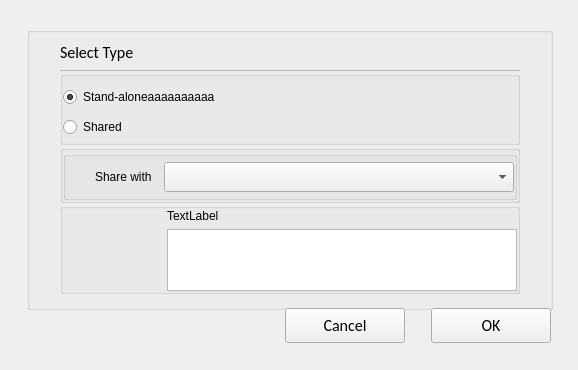
<?xml version="1.0" encoding="UTF-8"?>
<ui version="4.0">
 <class>C_SdNdeDataPoolSelectorAddWidget</class>
 <widget class="QWidget" name="C_SdNdeDataPoolSelectorAddWidget">
  <property name="geometry">
   <rect>
    <x>0</x>
    <y>0</y>
    <width>578</width>
    <height>370</height>
   </rect>
  </property>
  <property name="sizePolicy">
   <sizepolicy hsizetype="Fixed" vsizetype="Fixed">
    <horstretch>0</horstretch>
    <verstretch>0</verstretch>
   </sizepolicy>
  </property>
  <property name="minimumSize">
   <size>
    <width>573</width>
    <height>370</height>
   </size>
  </property>
  <property name="maximumSize">
   <size>
    <width>578</width>
    <height>394</height>
   </size>
  </property>
  <property name="windowTitle">
   <string>C_SdNdeDataPoolSelectorAddWidget</string>
  </property>
  <layout class="QVBoxLayout" name="verticalLayout" stretch="0,0,0,1">
   <property name="leftMargin">
    <number>27</number>
   </property>
   <property name="topMargin">
    <number>27</number>
   </property>
   <property name="rightMargin">
    <number>27</number>
   </property>
   <property name="bottomMargin">
    <number>0</number>
   </property>
   <item>
    <widget class="stw_opensyde_gui_elements::C_OgeGbx" name="pc_GroupBoxConfig">
     <property name="title">
      <string/>
     </property>
     <layout class="QHBoxLayout" name="horizontalLayout_4">
      <property name="sizeConstraint">
       <enum>QLayout::SetMinimumSize</enum>
      </property>
      <property name="leftMargin">
       <number>30</number>
      </property>
      <property name="rightMargin">
       <number>30</number>
      </property>
      <property name="bottomMargin">
       <number>13</number>
      </property>
      <item>
       <layout class="QVBoxLayout" name="verticalLayout_7">
        <item>
         <layout class="QHBoxLayout" name="horizontalLayout_14">
          <property name="spacing">
           <number>0</number>
          </property>
          <item>
           <widget class="stw_opensyde_gui_elements::C_OgeLabHeadingGroupBold" name="pc_LabelHeading">
            <property name="font">
             <font>
              <family>Calibri</family>
              <pointsize>12</pointsize>
             </font>
            </property>
            <property name="text">
             <string>Select Type</string>
            </property>
           </widget>
          </item>
          <item>
           <spacer name="horizontalSpacer_14">
            <property name="orientation">
             <enum>Qt::Horizontal</enum>
            </property>
            <property name="sizeType">
             <enum>QSizePolicy::Expanding</enum>
            </property>
            <property name="sizeHint" stdset="0">
             <size>
              <width>40</width>
              <height>20</height>
             </size>
            </property>
           </spacer>
          </item>
         </layout>
        </item>
        <item>
         <layout class="QHBoxLayout" name="horizontalLayout_6">
          <item>
           <layout class="QVBoxLayout" name="verticalLayout_5" stretch="0,0,0,1">
            <property name="spacing">
             <number>0</number>
            </property>
            <item>
             <layout class="QHBoxLayout" name="horizontalLayout_20" stretch="1">
              <property name="spacing">
               <number>0</number>
              </property>
              <property name="topMargin">
               <number>1</number>
              </property>
              <property name="bottomMargin">
               <number>0</number>
              </property>
              <item>
               <widget class="stw_opensyde_gui_elements::C_OgeFrameSeparator" name="frame_2">
                <property name="minimumSize">
                 <size>
                  <width>0</width>
                  <height>1</height>
                 </size>
                </property>
                <property name="maximumSize">
                 <size>
                  <width>16777215</width>
                  <height>1</height>
                 </size>
                </property>
                <property name="frameShape">
                 <enum>QFrame::StyledPanel</enum>
                </property>
                <property name="frameShadow">
                 <enum>QFrame::Raised</enum>
                </property>
               </widget>
              </item>
             </layout>
            </item>
            <item>
             <widget class="stw_opensyde_gui_elements::C_OgeGbxTransparent" name="pc_GroupTypeSelection">
              <property name="title">
               <string/>
              </property>
              <layout class="QVBoxLayout" name="verticalLayout_26">
               <property name="spacing">
                <number>0</number>
               </property>
               <property name="leftMargin">
                <number>0</number>
               </property>
               <property name="topMargin">
                <number>5</number>
               </property>
               <property name="rightMargin">
                <number>0</number>
               </property>
               <property name="bottomMargin">
                <number>0</number>
               </property>
               <item>
                <widget class="stw_opensyde_gui_elements::C_OgeRabProperties" name="pc_RadioButtonStandAlone">
                 <property name="minimumSize">
                  <size>
                   <width>0</width>
                   <height>30</height>
                  </size>
                 </property>
                 <property name="maximumSize">
                  <size>
                   <width>16777215</width>
                   <height>30</height>
                  </size>
                 </property>
                 <property name="text">
                  <string>Stand-aloneaaaaaaaaaa</string>
                 </property>
                 <property name="checked">
                  <bool>true</bool>
                 </property>
                </widget>
               </item>
               <item>
                <widget class="stw_opensyde_gui_elements::C_OgeRabProperties" name="pc_RadioButtonShared">
                 <property name="minimumSize">
                  <size>
                   <width>0</width>
                   <height>30</height>
                  </size>
                 </property>
                 <property name="maximumSize">
                  <size>
                   <width>16777215</width>
                   <height>30</height>
                  </size>
                 </property>
                 <property name="text">
                  <string>Shared</string>
                 </property>
                </widget>
               </item>
              </layout>
             </widget>
            </item>
            <item>
             <widget class="stw_opensyde_gui_elements::C_OgeGbxTransparent" name="pc_ApplicationGroup">
              <property name="title">
               <string/>
              </property>
              <layout class="QVBoxLayout" name="verticalLayout_25">
               <property name="spacing">
                <number>6</number>
               </property>
               <property name="leftMargin">
                <number>0</number>
               </property>
               <property name="topMargin">
                <number>0</number>
               </property>
               <property name="rightMargin">
                <number>0</number>
               </property>
               <property name="bottomMargin">
                <number>0</number>
               </property>
               <item>
                <widget class="stw_opensyde_gui_elements::C_OgeGbxTransparent" name="pc_GroupBoxSharedDatapool">
                 <layout class="QHBoxLayout" name="horizontalLayout_11" stretch="0,1,0">
                  <property name="leftMargin">
                   <number>29</number>
                  </property>
                  <property name="topMargin">
                   <number>0</number>
                  </property>
                  <property name="rightMargin">
                   <number>0</number>
                  </property>
                  <property name="bottomMargin">
                   <number>0</number>
                  </property>
                  <item>
                   <widget class="stw_opensyde_gui_elements::C_OgeLabGroupItem" name="pc_LabelSharedDatapool">
                    <property name="minimumSize">
                     <size>
                      <width>0</width>
                      <height>40</height>
                     </size>
                    </property>
                    <property name="maximumSize">
                     <size>
                      <width>16777215</width>
                      <height>40</height>
                     </size>
                    </property>
                    <property name="text">
                     <string>Share with</string>
                    </property>
                   </widget>
                  </item>
                  <item>
                   <spacer name="horizontalSpacer_8">
                    <property name="orientation">
                     <enum>Qt::Horizontal</enum>
                    </property>
                    <property name="sizeHint" stdset="0">
                     <size>
                      <width>40</width>
                      <height>1</height>
                     </size>
                    </property>
                   </spacer>
                  </item>
                  <item>
                   <widget class="stw_opensyde_gui_elements::C_OgeCbxText" name="pc_ComboBoxSharedDatapool">
                    <property name="minimumSize">
                     <size>
                      <width>350</width>
                      <height>30</height>
                     </size>
                    </property>
                    <property name="maximumSize">
                     <size>
                      <width>350</width>
                      <height>30</height>
                     </size>
                    </property>
                    <property name="currentText">
                     <string comment="asdf" extracomment="asdf"/>
                    </property>
                    <property name="maxVisibleItems">
                     <number>7</number>
                    </property>
                   </widget>
                  </item>
                 </layout>
                </widget>
               </item>
              </layout>
             </widget>
            </item>
            <item>
             <widget class="stw_opensyde_gui_elements::C_OgeGbxTransparent" name="pc_GroupBoxSharedDatapoolInfo">
              <layout class="QHBoxLayout" name="horizontalLayout_12" stretch="1,0">
               <property name="spacing">
                <number>0</number>
               </property>
               <property name="leftMargin">
                <number>0</number>
               </property>
               <property name="topMargin">
                <number>0</number>
               </property>
               <property name="rightMargin">
                <number>0</number>
               </property>
               <property name="bottomMargin">
                <number>0</number>
               </property>
               <item>
                <spacer name="horizontalSpacer_9">
                 <property name="orientation">
                  <enum>Qt::Horizontal</enum>
                 </property>
                 <property name="sizeType">
                  <enum>QSizePolicy::Fixed</enum>
                 </property>
                 <property name="sizeHint" stdset="0">
                  <size>
                   <width>104</width>
                   <height>1</height>
                  </size>
                 </property>
                </spacer>
               </item>
               <item>
                <widget class="QWidget" name="widget_2" native="true">
                 <layout class="QVBoxLayout" name="verticalLayout_2" stretch="0,1">
                  <property name="leftMargin">
                   <number>0</number>
                  </property>
                  <property name="topMargin">
                   <number>0</number>
                  </property>
                  <property name="rightMargin">
                   <number>0</number>
                  </property>
                  <property name="bottomMargin">
                   <number>0</number>
                  </property>
                  <item>
                   <widget class="stw_opensyde_gui_elements::C_OgeLabGroupItem" name="pc_LabelSharedDatapoolInfo">
                    <property name="text">
                     <string>TextLabel</string>
                    </property>
                   </widget>
                  </item>
                  <item>
                   <widget class="stw_opensyde_gui::C_SdNdeDataPoolSelectorAddListWidget" name="pc_ListWidgetSharedDatapoolInfo">
                    <property name="sizePolicy">
                     <sizepolicy hsizetype="Fixed" vsizetype="Expanding">
                      <horstretch>0</horstretch>
                      <verstretch>0</verstretch>
                     </sizepolicy>
                    </property>
                    <property name="minimumSize">
                     <size>
                      <width>350</width>
                      <height>62</height>
                     </size>
                    </property>
                    <property name="maximumSize">
                     <size>
                      <width>350</width>
                      <height>62</height>
                     </size>
                    </property>
                   </widget>
                  </item>
                 </layout>
                </widget>
               </item>
              </layout>
             </widget>
            </item>
           </layout>
          </item>
         </layout>
        </item>
       </layout>
      </item>
     </layout>
    </widget>
   </item>
   <item>
    <spacer name="pc_VerticalSpacerButtonsObove">
     <property name="orientation">
      <enum>Qt::Vertical</enum>
     </property>
     <property name="sizeType">
      <enum>QSizePolicy::Fixed</enum>
     </property>
     <property name="sizeHint" stdset="0">
      <size>
       <width>20</width>
       <height>30</height>
      </size>
     </property>
    </spacer>
   </item>
   <item>
    <layout class="QHBoxLayout" name="horizontalLayout_9">
     <item>
      <spacer name="horizontalSpacer_5">
       <property name="orientation">
        <enum>Qt::Horizontal</enum>
       </property>
       <property name="sizeHint" stdset="0">
        <size>
         <width>40</width>
         <height>20</height>
        </size>
       </property>
      </spacer>
     </item>
     <item>
      <widget class="stw_opensyde_gui_elements::C_OgePubCancel" name="pc_PushButtonCancel">
       <property name="minimumSize">
        <size>
         <width>120</width>
         <height>35</height>
        </size>
       </property>
       <property name="maximumSize">
        <size>
         <width>120</width>
         <height>35</height>
        </size>
       </property>
       <property name="font">
        <font>
         <family>Calibri</family>
         <pointsize>12</pointsize>
        </font>
       </property>
       <property name="text">
        <string>Cancel</string>
       </property>
      </widget>
     </item>
     <item>
      <spacer name="horizontalSpacer_6">
       <property name="orientation">
        <enum>Qt::Horizontal</enum>
       </property>
       <property name="sizeType">
        <enum>QSizePolicy::Fixed</enum>
       </property>
       <property name="sizeHint" stdset="0">
        <size>
         <width>20</width>
         <height>20</height>
        </size>
       </property>
      </spacer>
     </item>
     <item>
      <widget class="stw_opensyde_gui_elements::C_OgePubDialog" name="pc_PushButtonOk">
       <property name="minimumSize">
        <size>
         <width>120</width>
         <height>35</height>
        </size>
       </property>
       <property name="maximumSize">
        <size>
         <width>120</width>
         <height>35</height>
        </size>
       </property>
       <property name="font">
        <font>
         <family>Calibri</family>
         <pointsize>12</pointsize>
        </font>
       </property>
       <property name="text">
        <string>OK</string>
       </property>
      </widget>
     </item>
    </layout>
   </item>
   <item>
    <spacer name="verticalSpacer_7">
     <property name="orientation">
      <enum>Qt::Vertical</enum>
     </property>
     <property name="sizeType">
      <enum>QSizePolicy::Fixed</enum>
     </property>
     <property name="sizeHint" stdset="0">
      <size>
       <width>20</width>
       <height>27</height>
      </size>
     </property>
    </spacer>
   </item>
  </layout>
 </widget>
 <customwidgets>
  <customwidget>
   <class>stw_opensyde_gui_elements::C_OgeLabHeadingGroupBold</class>
   <extends>QLabel</extends>
   <header>C_OgeLabHeadingGroupBold.h</header>
  </customwidget>
  <customwidget>
   <class>stw_opensyde_gui_elements::C_OgeFrameSeparator</class>
   <extends>QFrame</extends>
   <header>C_OgeFrameSeparator.h</header>
   <container>1</container>
  </customwidget>
  <customwidget>
   <class>stw_opensyde_gui_elements::C_OgeLabGroupItem</class>
   <extends>QLabel</extends>
   <header>C_OgeLabGroupItem.h</header>
  </customwidget>
  <customwidget>
   <class>stw_opensyde_gui_elements::C_OgeGbxTransparent</class>
   <extends>QGroupBox</extends>
   <header>C_OgeGbxTransparent.h</header>
   <container>1</container>
  </customwidget>
  <customwidget>
   <class>stw_opensyde_gui_elements::C_OgeCbxText</class>
   <extends>QComboBox</extends>
   <header>C_OgeCbxText.h</header>
  </customwidget>
  <customwidget>
   <class>stw_opensyde_gui_elements::C_OgePubCancel</class>
   <extends>QPushButton</extends>
   <header>C_OgePubCancel.h</header>
  </customwidget>
  <customwidget>
   <class>stw_opensyde_gui_elements::C_OgePubDialog</class>
   <extends>QPushButton</extends>
   <header>C_OgePubDialog.h</header>
  </customwidget>
  <customwidget>
   <class>stw_opensyde_gui_elements::C_OgeGbx</class>
   <extends>QGroupBox</extends>
   <header>C_OgeGbx.h</header>
   <container>1</container>
  </customwidget>
  <customwidget>
   <class>stw_opensyde_gui_elements::C_OgeRabProperties</class>
   <extends>QRadioButton</extends>
   <header>C_OgeRabProperties.h</header>
  </customwidget>
  <customwidget>
   <class>stw_opensyde_gui::C_SdNdeDataPoolSelectorAddListWidget</class>
   <extends>QListWidget</extends>
   <header>C_SdNdeDataPoolSelectorAddListWidget.h</header>
  </customwidget>
 </customwidgets>
 <resources/>
 <connections/>
</ui>
